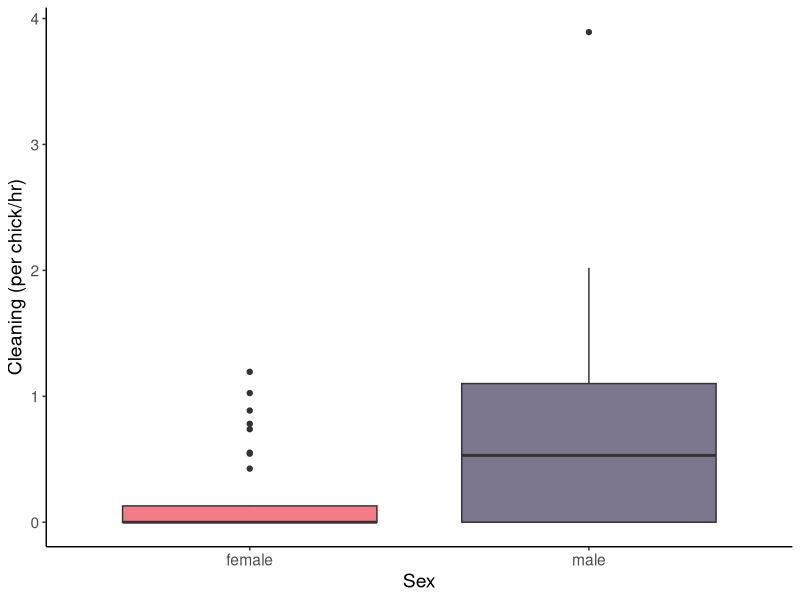
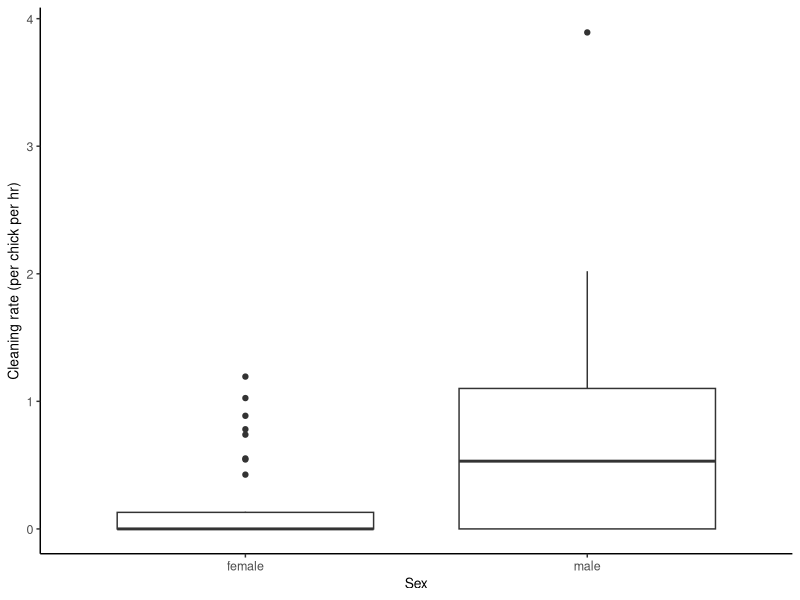

R code for these plots, in order: (Note: this script raises an error after producing the figures.)
# libraries ---------------------------------------------------------------

library(tidyverse)
library(reshape2)
library(psych)

# data --------------------------------------------------------------------

bbyvid <- 
  read.csv("clean_data/behaviors.csv", stringsAsFactors = FALSE) %>%
  as_tibble() 

# script ------------------------------------------------------------------

# Cleaning
bbyvid <-
  bbyvid %>%
  mutate(
    cleaning_rate = (cleaning_nest/usable_video)*60,
    cleaning_rate_perchk = cleaning_rate/peeped_chick_count)

cleaning_male <- bbyvid %>% filter(sex == "male")
cleaning_female <- bbyvid %>% filter(sex == "female")

shapiro.test(cleaning_male$cleaning_rate_perchk) #not normal
shapiro.test(cleaning_female$cleaning_rate_perchk) #not normal

cleaning_test <- 
  wilcox.test(cleaning_female$cleaning_rate_perchk, 
              cleaning_male$cleaning_rate_perchk, 
              paired = TRUE, 
              exact = FALSE, 
              alternative = c("two.sided"), 
              conf.level = 0.95)
cleaning_test

zstat <- qnorm(cleaning_test$p.value/2)
zstat

describe(cleaning_male$cleaning_rate_perchk)
describe(cleaning_female$cleaning_rate_perchk)

# plot --------------------------------------------------------------------

colors_sex <- c("female" = "#F47C89", "male" = "#7b758e")

# Signficiant cleaning by sex (color)
ggplot(
  bbyvid, aes(x = sex, y = cleaning_rate_perchk, fill = sex)) + 
  geom_boxplot() + 
  labs(x = "Sex", 
       y = "Cleaning (per chick/hr)") +
  scale_fill_manual(values = colors_sex) +
  theme_classic() +
  theme(axis.title.x = element_text(size=14), 
        axis.title.y = element_text(size=14),
        legend.text = element_text(size=10),
        text = element_text(size=14),
        legend.position = "none") 

# B&W cleaning 
ggplot(
  bbyvid, 
  aes(x = sex, y = cleaning_rate_perchk, fill = NULL)) + 
  geom_boxplot() + 
  labs(x = "Sex", 
       y = "Cleaning rate (per chick per hr)") +
  scale_fill_grey(start = 0.6, end = 0.3) +
  theme_classic() +
  theme(axis.title.x = element_text(size = 10), 
        axis.title.y = element_text(size = 10),
        axis.text.y = element_text(size = 9),
        axis.text.x = element_text(size = 9),
        legend.text = element_text(size = 10),
        legend.title = element_text(size = 10),
        legend.position = "none") +
  ggsave(
  file = "fig6_cleaning.tiff",
  path ="plots/manuscript_plots/",
  width = 3.5,
  height = 3,
  units = "in",
  dpi = 300)
